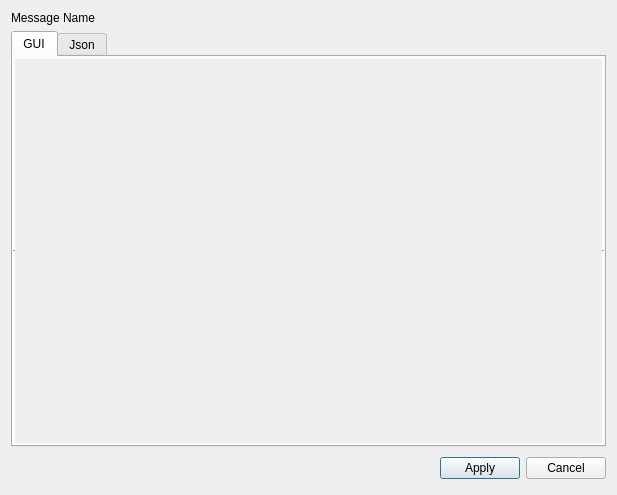
<?xml version="1.0" encoding="UTF-8"?>
<ui version="4.0">
 <class>MessageEditor</class>
 <widget class="QDialog" name="MessageEditor">
  <property name="geometry">
   <rect>
    <x>0</x>
    <y>0</y>
    <width>617</width>
    <height>495</height>
   </rect>
  </property>
  <property name="windowTitle">
   <string>MessageEditor</string>
  </property>
  <layout class="QVBoxLayout" name="verticalLayout">
   <item>
    <widget class="QLabel" name="labelTitle">
     <property name="text">
      <string>Message Name</string>
     </property>
    </widget>
   </item>
   <item>
    <widget class="QTabWidget" name="tabWidget">
     <property name="currentIndex">
      <number>0</number>
     </property>
     <widget class="QWidget" name="tabGUI">
      <attribute name="title">
       <string>GUI</string>
      </attribute>
      <layout class="QGridLayout" name="gridLayout">
       <property name="leftMargin">
        <number>0</number>
       </property>
       <property name="topMargin">
        <number>0</number>
       </property>
       <property name="rightMargin">
        <number>0</number>
       </property>
       <property name="bottomMargin">
        <number>0</number>
       </property>
       <item row="0" column="0">
        <widget class="QScrollArea" name="scrollArea">
         <property name="frameShape">
          <enum>QFrame::HLine</enum>
         </property>
         <property name="widgetResizable">
          <bool>true</bool>
         </property>
         <widget class="QWidget" name="scrollAreaWidgetContents">
          <property name="geometry">
           <rect>
            <x>0</x>
            <y>0</y>
            <width>589</width>
            <height>391</height>
           </rect>
          </property>
          <property name="styleSheet">
           <string notr="true">background: transparent;</string>
          </property>
         </widget>
        </widget>
       </item>
      </layout>
     </widget>
     <widget class="QWidget" name="tabJson">
      <attribute name="title">
       <string>Json</string>
      </attribute>
      <layout class="QGridLayout" name="gridLayout_2">
       <item row="0" column="0">
        <layout class="QVBoxLayout" name="importLayout">
         <item>
          <layout class="QHBoxLayout" name="horizontalLayout">
           <item>
            <spacer name="horizontalSpacer">
             <property name="orientation">
              <enum>Qt::Horizontal</enum>
             </property>
             <property name="sizeHint" stdset="0">
              <size>
               <width>412</width>
               <height>17</height>
              </size>
             </property>
            </spacer>
           </item>
           <item>
            <widget class="QPushButton" name="btnBrowse">
             <property name="text">
              <string>Browse</string>
             </property>
            </widget>
           </item>
          </layout>
         </item>
         <item>
          <widget class="QTextEdit" name="textEdit"/>
         </item>
        </layout>
       </item>
       <item row="1" column="0">
        <widget class="QPushButton" name="btnParse">
         <property name="text">
          <string>Parse</string>
         </property>
        </widget>
       </item>
      </layout>
     </widget>
    </widget>
   </item>
   <item>
    <layout class="QHBoxLayout">
     <property name="spacing">
      <number>6</number>
     </property>
     <property name="leftMargin">
      <number>0</number>
     </property>
     <property name="topMargin">
      <number>0</number>
     </property>
     <property name="rightMargin">
      <number>0</number>
     </property>
     <property name="bottomMargin">
      <number>0</number>
     </property>
     <item>
      <spacer>
       <property name="orientation">
        <enum>Qt::Horizontal</enum>
       </property>
       <property name="sizeHint" stdset="0">
        <size>
         <width>131</width>
         <height>31</height>
        </size>
       </property>
      </spacer>
     </item>
     <item>
      <widget class="QPushButton" name="okButton">
       <property name="text">
        <string>Apply</string>
       </property>
       <property name="default">
        <bool>true</bool>
       </property>
      </widget>
     </item>
     <item>
      <widget class="QPushButton" name="cancelButton">
       <property name="text">
        <string>Cancel</string>
       </property>
      </widget>
     </item>
    </layout>
   </item>
  </layout>
 </widget>
 <tabstops>
  <tabstop>okButton</tabstop>
  <tabstop>cancelButton</tabstop>
  <tabstop>textEdit</tabstop>
  <tabstop>btnBrowse</tabstop>
 </tabstops>
 <resources/>
 <connections>
  <connection>
   <sender>cancelButton</sender>
   <signal>clicked()</signal>
   <receiver>MessageEditor</receiver>
   <slot>reject()</slot>
   <hints>
    <hint type="sourcelabel">
     <x>422</x>
     <y>673</y>
    </hint>
    <hint type="destinationlabel">
     <x>179</x>
     <y>282</y>
    </hint>
   </hints>
  </connection>
 </connections>
</ui>
